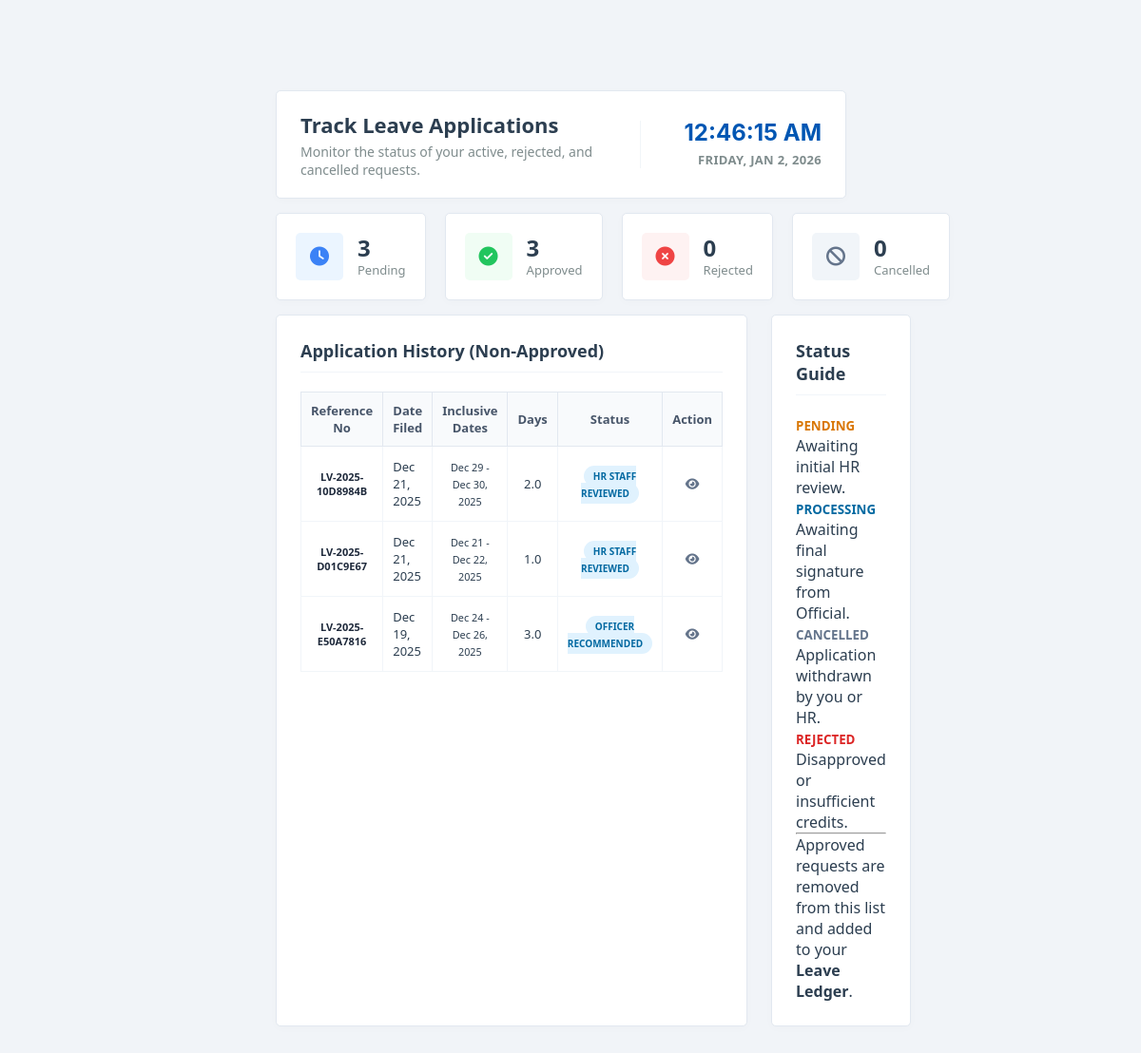
The page /accounts/regular/track-leave.php (signed in) on the database as committed earlier.
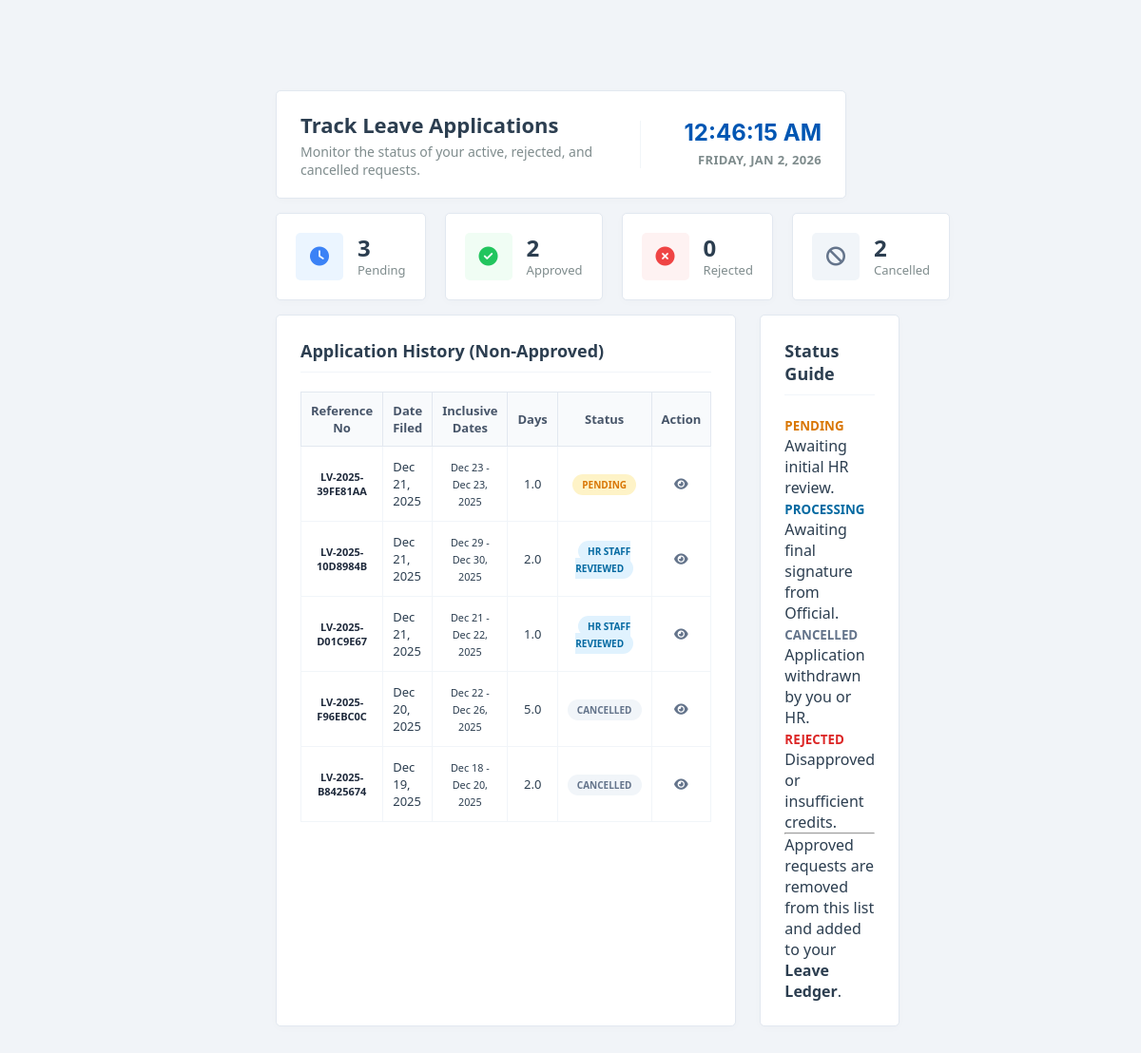
The same page on the database as committed later.
### tables this page shows
CREATE TABLE `leave_application` (
  `application_id` int(11) NOT NULL,
  `reference_no` varchar(100) NOT NULL COMMENT 'Format: LV-YYYY-LASTNAME-INITIALS-GENDER-ID',
  `employee_id` int(11) NOT NULL COMMENT 'Refers to employee.employee_id',
  `leave_type_id` int(11) NOT NULL,
  `other_leave_description` varchar(255) DEFAULT NULL,
  `leave_detail_id` int(11) DEFAULT NULL,
  `details_description` varchar(255) DEFAULT NULL,
  `date_filing` date NOT NULL,
  `start_date` date NOT NULL,
  `end_date` date NOT NULL,
  `working_days` decimal(5,3) DEFAULT 0.000,
  `commutation` enum('Requested','Not Requested') DEFAULT 'Not Requested',
  `applicant_signature` varchar(255) DEFAULT NULL COMMENT 'Path to the employee signature image',
  `applicant_sign_date` datetime DEFAULT NULL COMMENT 'Timestamp when the employee submitted',
  `status` enum('Pending','HR Staff Reviewed','Officer Recommended','Approved','Rejected','Cancelled','Cancellation Pending') DEFAULT 'Pending',
  `hr_staff_id` int(11) DEFAULT NULL,
  `hr_staff_reviewed_at` datetime DEFAULT NULL,
  `authorized_officer_id` int(11) DEFAULT NULL,
  `authorized_officer_name` varchar(150) DEFAULT NULL,
  `authorized_officer_position` varchar(150) DEFAULT NULL,
  `authorized_officer_signature` varchar(255) DEFAULT NULL,
  `authorized_officer_sign_date` datetime DEFAULT NULL,
  `authorized_official_id` int(11) DEFAULT NULL,
  `authorized_official_name` varchar(150) DEFAULT NULL,
  `authorized_official_position` varchar(150) DEFAULT NULL,
  `authorized_official_signature` varchar(255) DEFAULT NULL,
  `authorized_official_sign_date` datetime DEFAULT NULL,
  `rejection_reason` text DEFAULT NULL,
  `cancel_reason` text DEFAULT NULL,
  `cancel_proof_path` varchar(255) DEFAULT NULL,
  `cancellation_requested_at` datetime DEFAULT NULL,
  `cancel_hr_validated_by` int(11) DEFAULT NULL,
  `rejected_by` int(11) DEFAULT NULL,
  `created_at` timestamp NOT NULL DEFAULT current_timestamp(),
  `updated_at` timestamp NOT NULL DEFAULT current_timestamp() ON UPDATE current_timestamp()
);

### accounts/regular/track-leave.php (the view, shortened to what the changed rows need)
<?php
require_once '../../config/config.php';
$employee_id = $_SESSION['employee_id'];
$stats = ['pending' => 0, 'approved' => 0, 'rejected' => 0, 'cancelled' => 0];
try {
    $stmtStats = $pdo->prepare("
        SELECT status, COUNT(*) as total
        FROM leave_application
        WHERE employee_id = ?
        GROUP BY status
    ");
    $stmtStats->execute([$employee_id]);
    while ($row = $stmtStats->fetch(PDO::FETCH_ASSOC)) {
        $s = $row['status'];
        if (in_array($s, ['Pending', 'HR Staff Reviewed', 'Officer Recommended'])) {
            $stats['pending'] += $row['total'];
        } elseif ($s === 'Approved') {
            $stats['approved'] = $row['total'];
        } elseif ($s === 'Rejected') {
            $stats['rejected'] = $row['total'];
        } elseif ($s === 'Cancelled') {
            $stats['cancelled'] = $row['total'];
        }
    }
} catch (PDOException $e) {
    error_log("Stats Error: " . $e->getMessage());
}
try {
    $stmtLeaves = $pdo->prepare("
        SELECT * FROM leave_application
        WHERE employee_id = ?
        AND status != 'Approved'
        ORDER BY created_at DESC
    ");
    $stmtLeaves->execute([$employee_id]);
    $leaveApplications = $stmtLeaves->fetchAll(PDO::FETCH_ASSOC);
} catch (PDOException $e) {
    error_log("Leave Fetch Error: " . $e->getMessage());
    $leaveApplications = [];
}
?>
<!DOCTYPE html>
<html lang="en">
<head>
    <link rel="stylesheet" href="/HRIS/assets/css/style.css">
    <link rel="stylesheet" href="/HRIS/assets/css/ledger-table.css">
    <link rel="stylesheet" href="https://cdn.jsdelivr.net/npm/bootstrap-icons@1.11.3/font/bootstrap-icons.min.css">
    <link rel="stylesheet" href="https://cdnjs.cloudflare.com/ajax/libs/font-awesome/6.5.1/css/all.min.css">
</head>
<body>
    <div class="wrapper">
        <main class="main-content" id="main-content">
            <div class="dashboard-wrapper">
                <div class="welcome-header">
                    <div class="welcome-text">
                        <h1>Track Leave Applications</h1>
                    </div>
                </div>
                <div class="stats-grid">
                    <div class="stat-card">
                        <div class="stat-info">
                            <h3><?= $stats['approved'] ?></h3>
                            <p>Approved</p>
                        </div>
                    </div>
                    <div class="stat-card">
                        <div class="stat-info">
                            <h3><?= $stats['cancelled'] ?></h3>
                            <p>Cancelled</p>
                        </div>
                    </div>
                </div>
                <div class="main-dashboard-grid">
                    <div class="feed-container">
                        <div class="content-card">
                            <div class="card-header d-flex justify-content-between align-items-center">
                                <h2>Application History (Non-Approved)</h2>
                            </div>
                            <div class="table-responsive">
                                <table class="ledger-table">
                                    <thead>
                                        <tr>
                                            <th>Reference No</th>
                                            <th>Date Filed</th>
                                            <th>Inclusive Dates</th>
                                            <th>Days</th>
                                            <th class="text-center">Status</th>
                                            <th class="text-center">Action</th>
                                        </tr>
                                    </thead>
                                    <tbody>
                                        <?php if (empty($leaveApplications)): ?>
                                            <tr>
                                                <td colspan="6" class="text-center">No active, rejected, or cancelled applications found.</td>
                                            </tr>
                                        <?php else: ?>
                                            <?php foreach ($leaveApplications as $leave): ?>
                                                <tr>
                                                    <td style="font-size: 11px; font-weight: 600; color: #1e293b;">
                                                        <?= htmlspecialchars($leave['reference_no']) ?>
                                                    </td>
                                                    <td><?= date('M d, Y', strtotime($leave['date_filing'])) ?></td>
                                                    <td>
                                                        <small><?= date('M d', strtotime($leave['start_date'])) ?> - <?= date('M d, Y', strtotime($leave['end_date'])) ?></small>
                                                    </td>
                                                    <td><?= number_format($leave['working_days'], 1) ?></td>
                                                    <td class="text-center">
                                                        <?php
                                                            $status = $leave['status'];
                                                            $style = "background: #fef3c7; color: #d97706;";
                                                            if ($status == 'Rejected') {
                                                                $style = "background: #fee2e2; color: #dc2626;";
                                                            } elseif ($status == 'Cancelled') {
                                                                $style = "background: #f1f5f9; color: #64748b;";
                                                            } elseif (in_array($status, ['HR Staff Reviewed', 'Officer Recommended'])) {
                                                                $style = "background: #e0f2fe; color: #0369a1;";
                                                            }
                                                        ?>
                                                        <span class="status-badge" style="<?= $style ?> padding: 4px 10px; border-radius: 12px; font-size: 10px; font-weight: 700; text-transform: uppercase;">
                                                            <?= htmlspecialchars($status) ?>
                                                        </span>
                                                    </td>
                                                    <td class="text-center">
                                                        <a href="pending_view_details.php?ref=<?= urlencode($leave['reference_no']) ?>" class="btn-view" style="color: #64748b;">
                                                            <i class="fa-solid fa-eye"></i>
                                                        </a>
                                                    </td>
                                                </tr>
                                            <?php endforeach; ?>
                                        <?php endif; ?>
                                    </tbody>
                                </table>
                            </div>
                        </div>
                    </div>
                    <div class="side-info-container">
                        <div class="content-card bg-light shadow-sm">
                            <div class="card-header">
                                <h2>Status Guide</h2>
                            </div>
                        </div>
                    </div>
                </div>
            </div>
        </main>
    </div>
</body>
</html>

Rows that differ between the two databases and show on the page:
no longer on this page (row edited): leave_application: reference_no "LV-2025-E50A7816", date_filing "Dec 19, 2025", start_date "Dec 24", end_date "Dec 26, 2025", working_days "3.0", status "OFFICER RECOMMENDED"
added leave_application: reference_no "LV-2025-39FE81AA", date_filing "Dec 21, 2025", start_date "Dec 23", end_date "Dec 23, 2025", working_days "1.0", status "PENDING"
now on this page (row edited): leave_application: reference_no "LV-2025-F96EBC0C", date_filing "Dec 20, 2025", start_date "Dec 22", end_date "Dec 26, 2025", working_days "5.0", status "CANCELLED"
now on this page (row edited): leave_application: reference_no "LV-2025-B8425674", date_filing "Dec 19, 2025", start_date "Dec 18", end_date "Dec 20, 2025", working_days "2.0", status "CANCELLED"
Other text that changed with them:
$stats['approved']: "3" → "2"
$stats['cancelled']: "0" → "2"
